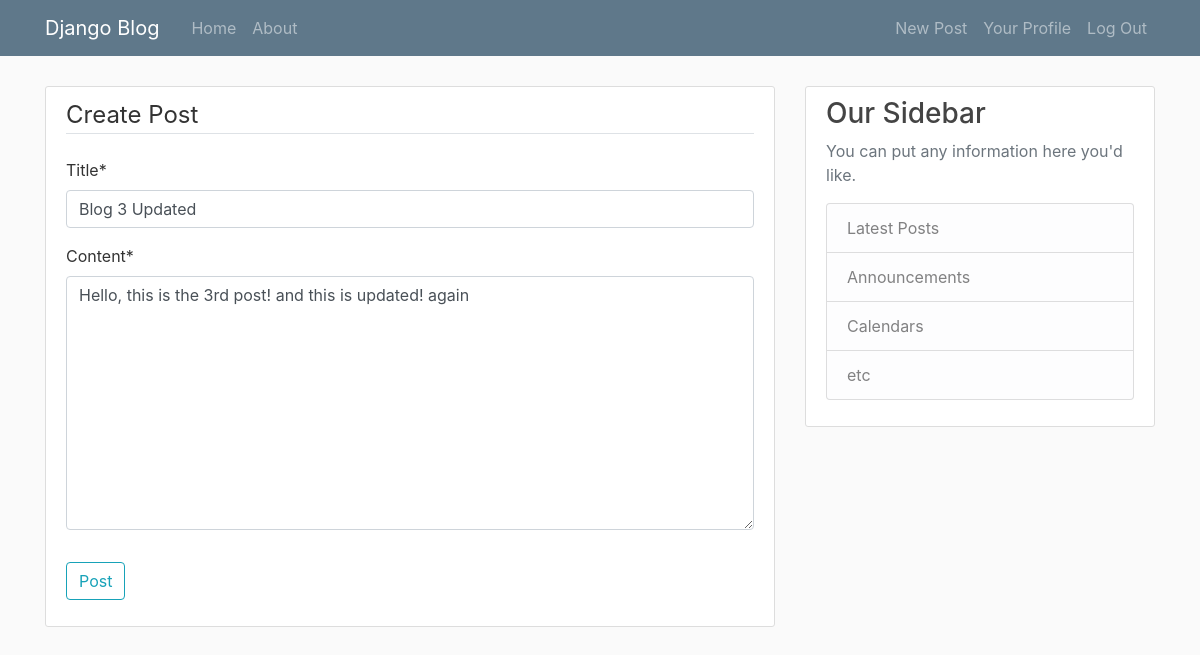
Screenshot of /post/3/update/ (signed in) with the database file from the repository.
### blog/models.py (models this page shows, shortened)
class Post(models.Model):
    title = models.CharField(max_length=100)
    content = models.TextField()
    date_posted = models.DateTimeField(default=timezone.now)
    author = models.ForeignKey(User, on_delete=models.CASCADE)

### blog/views.py (the view, shortened to what this page needs)
# urls.py: path('post/<int:pk>/update/', views.PostUpdateView.as_view(), name='post-update'),
class PostUpdateView(LoginRequiredMixin, UserPassesTestMixin, UpdateView):
    model = Post
    fields = ['title', 'content']
    def test_func(self):
        post = self.get_object()
        if self.request.user == post.author:
            return True
        else:
            return False

### blog/templates/blog/post_form.html (shortened to what this page needs)
{% extends 'blog/base.html' %}
{% load crispy_forms_tags %}
{% block content %}
    <div class="content-section">
        <form method="POST">
            <fieldset class="form-group">
                <legend class="border-bottom mb-4">Create Post</legend>
                {{ form|crispy }}
            </fieldset>
            <div class="form-group">
                <button type="submit" class="btn btn-outline-info">Post</button>
            </div>
        </form>
    </div>
{% endblock content %}

### blog/static/blog/main.css (style rules this page uses)
body { background-color: #fafafa !important; color: #333333 !important; }
.content-section { background: #ffffff; padding: 10px 20px; border: 1px solid #dddddd; border-radius: 3px; margin-bottom: 20px; }

### rows the page displays
Post: title "Blog 3 Updated", content "Hello, this is the 3rd post! and this is updated! again"
